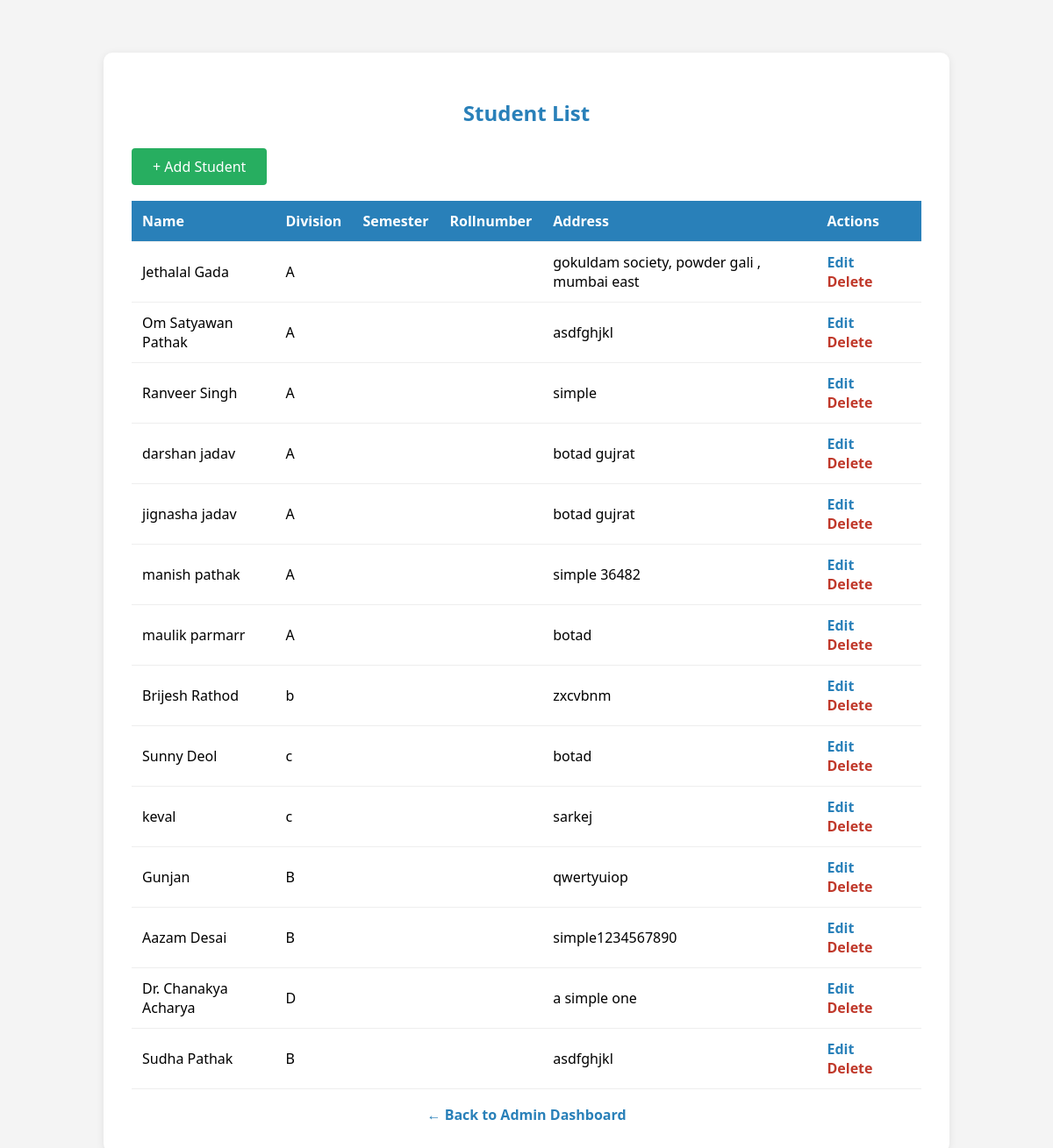
The app's page /students/ (signed in) with its own data.
### student/student_crud_models.py (models this page shows, shortened)
class Student(models.Model):
    name = models.CharField(max_length=100)
    roll_number = models.CharField(max_length=20, unique=True)
    grade = models.ForeignKey(Grade, on_delete=models.CASCADE)
    stream = models.ForeignKey(Stream, on_delete=models.SET_NULL, null=True, blank=True)
    division = models.CharField(max_length=10, help_text="e.g., A, B, C")
    address = models.TextField()
    phone = models.CharField(max_length=10, blank=True)
    email = models.EmailField(blank=True)
    date_of_birth = models.DateField(null=True, blank=True)
    created_at = models.DateTimeField(default=timezone.now)
    updated_at = models.DateTimeField(auto_now=True)
    class Meta:
        ordering = ['grade', 'division', 'name']

### student/student_crud_views.py (the view)
# urls.py: path('students/', student_list, name='student_list'),
@login_required
@user_passes_test(is_admin)
def student_list(request):
    students = Student.objects.all()
    grades = Grade.objects.all()
    selected_grade = request.GET.get('grade')
    if selected_grade:
        students = students.filter(grade_id=selected_grade)
    context = {
        'students': students,
        'grades': grades,
        'selected_grade': selected_grade,
    }
    return render(request, 'student/student_list.html', context)

### student/student_crud_views.py (called while the page is built)
def is_admin(user):
    return user.is_staff

### STUDENT_MANAGEMENT_SYSTEM/STUDENT_MANAGEMENT_SYSTEM/STUDENT_MANAGEMENT_SYSTEM/student/templates/student/student_list.html (shortened to what this page needs)
<html>
<head>
</head>
<body>
    <div class="container">
        <h2>Student List</h2>
        <a href="{% url 'student_create' %}" class="add-btn">+ Add Student</a>
        <table>
            <tr>
                <th>Name</th>
                <th>Division</th>
                <th>Semester</th>
                <th>Rollnumber</th>
                <th>Address</th>
                <th>Actions</th>
            </tr>
            {% for student in students %}
            <tr>
                <td>{{ student.name }}</td>
                <td>{{ student.division }}</td>
                <td>{{ student.semester }}</td>
                <td>{{ student.rollnumber }}</td>
                <td>{{ student.address }}</td>
                <td>
                    <a href="{% url 'student_update' student.pk %}" class="action-btn">Edit</a>
                    <a href="{% url 'student_delete' student.pk %}" class="action-btn delete">Delete</a>
                </td>
            </tr>
            {% endfor %}
        </table>
        <a href="/admindashboard/" class="back-btn">&#8592; Back to Admin Dashboard</a>
    </div>
</body>
</html>

### STUDENT_MANAGEMENT_SYSTEM/STUDENT_MANAGEMENT_SYSTEM/STUDENT_MANAGEMENT_SYSTEM/student/templates/student/student_list.html (style rules this page uses)
body { font-family: 'Segoe UI', sans-serif; background: #f4f4f4; margin: 0; padding: 0; }
.container { max-width: 900px; margin: 60px auto; background: #fff; border-radius: 10px; box-shadow: 0 2px 10px rgba(0,0,0,0.08); padding: 32px; }
h2 { color: #2980b9; margin-bottom: 24px; text-align: center; }
.add-btn { background: #27ae60; color: #fff; border: none; border-radius: 4px; padding: 10px 24px; font-size: 1rem; cursor: pointer; text-decoration: none; margin-bottom: 18px; display: inline-block; }
table { width: 100%; border-collapse: collapse; margin-bottom: 18px; }
th, td { padding: 12px; border-bottom: 1px solid #eee; text-align: left; }
th { background: #2980b9; color: #fff; }
.action-btn { color: #2980b9; text-decoration: none; font-weight: bold; margin-right: 10px; }
.action-btn.delete { color: #c0392b; }
.back-btn { display: block; margin-top: 18px; color: #2980b9; text-decoration: none; font-weight: bold; text-align: center; }

### records on screen
Student: name "Jethalal Gada", division "A", address "gokuldam society, powder gali , mumbai east"
Student: name "Om Satyawan Pathak", division "A", address "asdfghjkl"
Student: name "Ranveer Singh", division "A", address "simple"
Student: name "darshan jadav", division "A", address "botad gujrat"
Student: name "jignasha jadav", division "A", address "botad gujrat"
Student: name "manish pathak", division "A", address "simple 36482"
Student: name "maulik parmarr", division "A", address "botad"
Student: name "Brijesh Rathod", division "b", address "zxcvbnm"
Student: name "Sunny Deol", division "c", address "botad"
Student: name "keval", division "c", address "sarkej"
Student: name "Gunjan", division "B", address "qwertyuiop"
Student: name "Aazam Desai", division "B", address "simple1234567890"
Student: name "Dr. Chanakya Acharya", division "D", address "a simple one"
Student: name "Sudha Pathak", division "B", address "asdfghjkl"
